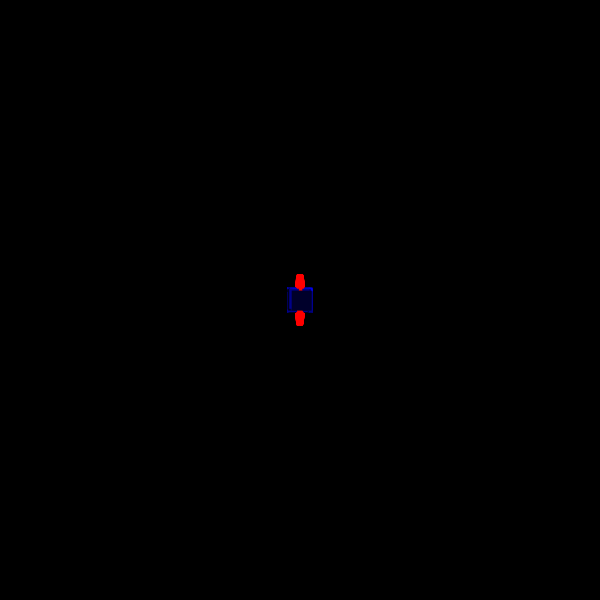
Frame 1 (no input)
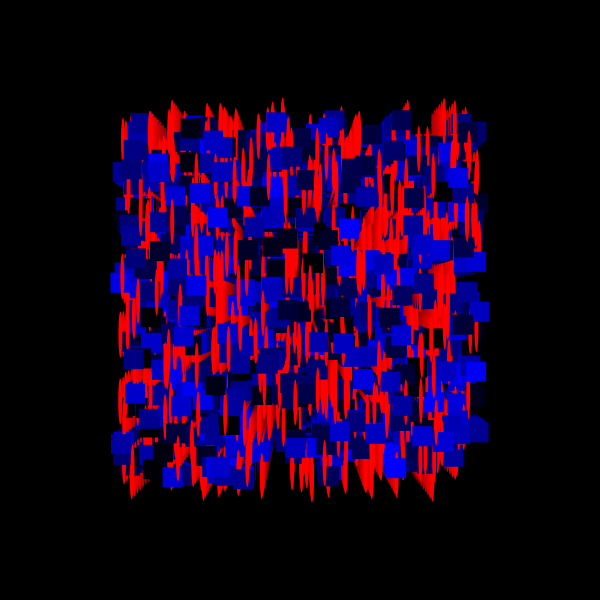
Frame 60 (the mouse pressed at the canvas centre just before this capture)
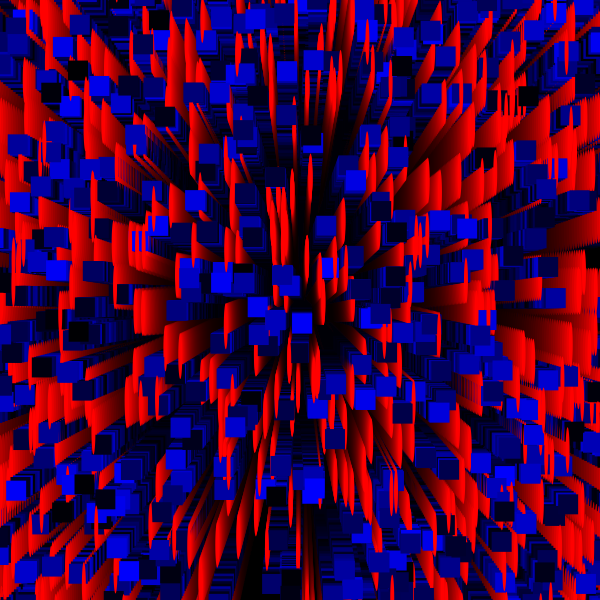
Frame 120 (the mouse held since frame 60 and released just before this capture)

The Processing sketch that drew these frames (run headless with seeded random() and noise(); from frame 60 on, the mouse is pressed at the canvas centre):

// Processing sketch: processing_187532
// ── processing_187532.pde

class Agente
{
  PVector pos;
  PVector vel;
  
  
  Agente(PVector start) {
    pos=start.get();
    vel=new PVector(random(-3,3),random(-3,3) );
  }
  
  void update(){
    if(1<0){
      vel = new PVector(random(-3,3),random(-3,3));
    }
    pos.add(vel);
    if(pos.dist(centro)>900){
      vel.mult(-1);
    }
  }
  
  void display(){
noStroke();
    fill(255,0,0);
    ellipse(pos.y,pos.x,4,46);
    rectMode(CENTER);
    fill(0,0,random(255));
    rect(pos.x,pos.y,20,20);  

  }
}
  
    Agente[] agenti = new Agente[500];
    PVector centro;
 
    void setup()
    {
      size(600,600);
      background(0);
      smooth();
      centro = new PVector(width/2,height/2);
      
      
      for(int i=0; i<agenti.length; i++){
        agenti[i] = new Agente(centro);
      }
    }
    void draw()
    {
      fill(0,20);
      rectMode(CORNER);
      rect(0,0,600,600);
      for(Agente a : agenti){
        a.update();
        a.display();
      }
    }
